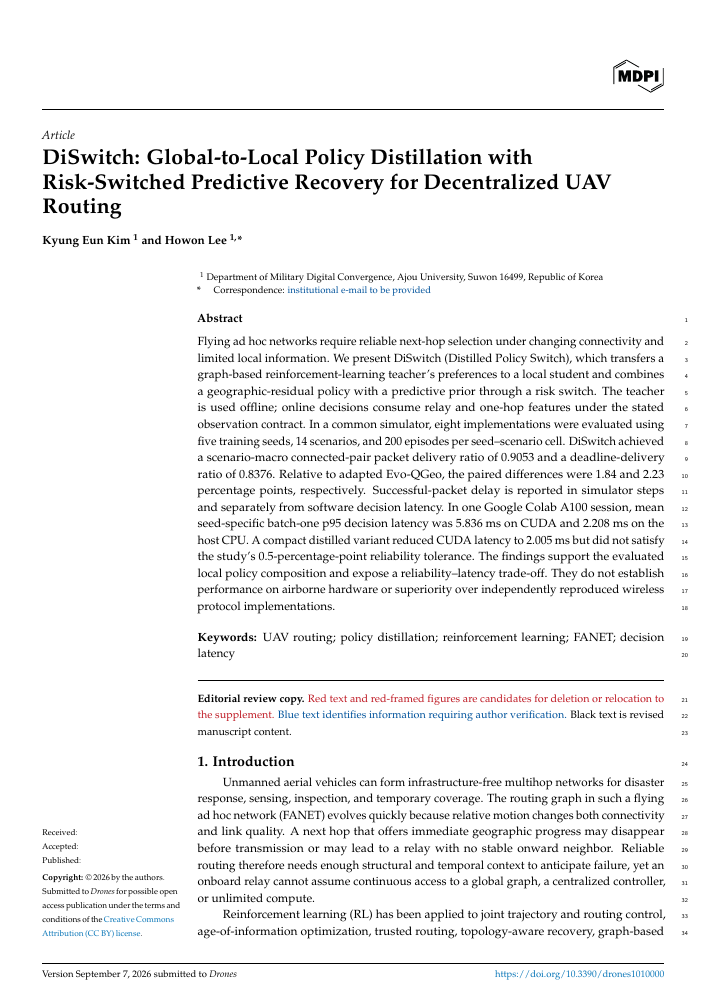
#> input picture outputs/refactor/review_revision/mdpi_drones/qa/page-01.png, 708 x 1000 px; its folder holds 3 pictures in this run
$ python package_and_check.py
#> lines starting #> are read from the running program, lines starting #| are printed output that depends on the picture
from pathlib import Path
from PIL import Image, ImageDraw
import re, shutil, zipfile, hashlib
root=Path(__file__).resolve().parent
checks=[]
for venue,label in [('ieee_access','IEEEAccess'),('mdpi_drones','MDPI_Drones')]:
    folder=root/venue
    pages=sorted((folder/'qa').glob('page-*.png'))
    for offset in range(0,len(pages),8):
        sheet=Image.new('RGB',(1200,850),'#e3e7ec')
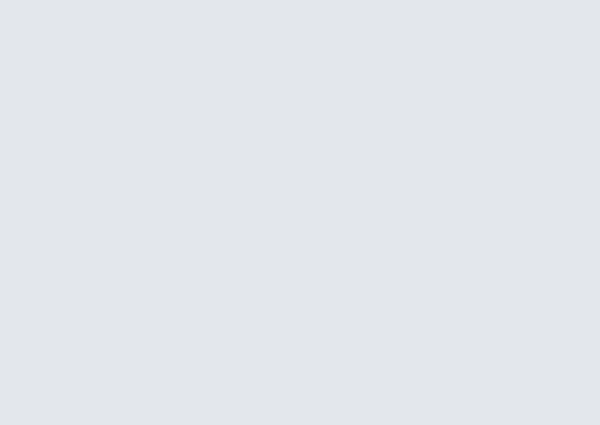
#> sheet: PIL image 1200x850 RGB (shown at 1/2 size); mean R, G, B 227, 231, 236
        for i,p in enumerate(pages[offset:offset+8]):
            im=Image.open(p).convert('RGB'); im.thumbnail((290,390))
#> further down, im is the input picture: PIL image 708x1000 RGB; mean R, G, B 241.8, 241.7, 241.9
#> after `im.thumbnail((290, 390))`:
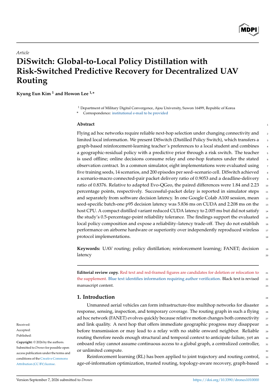
#> im: PIL image 276x390 RGB; mean R, G, B 241.3, 241.3, 241.5
            x=(i%4)*300; y=(i//4)*425
            sheet.paste(im,(x+(300-im.width)//2,y+5))
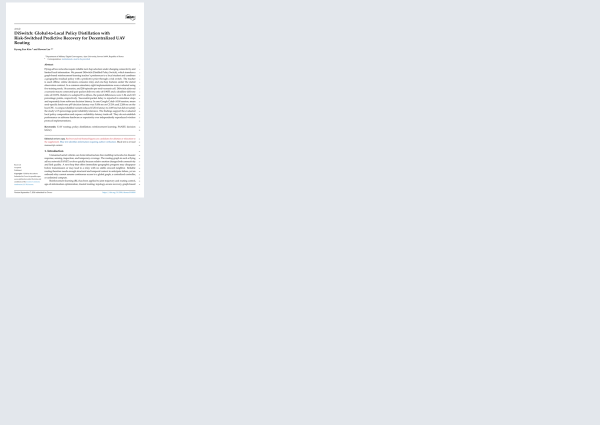
#> sheet: PIL image 1200x850 RGB (shown at 1/2 size); mean R, G, B 228.5, 232.1, 236.6
            ImageDraw.Draw(sheet).text((x+12,y+405),p.stem,fill='black')
        sheet.save(folder/'qa'/f'contact_{offset//8+1}.png')
    src=folder/'source'
#> (the run stopped early here; a loop or call above may not have finished)
